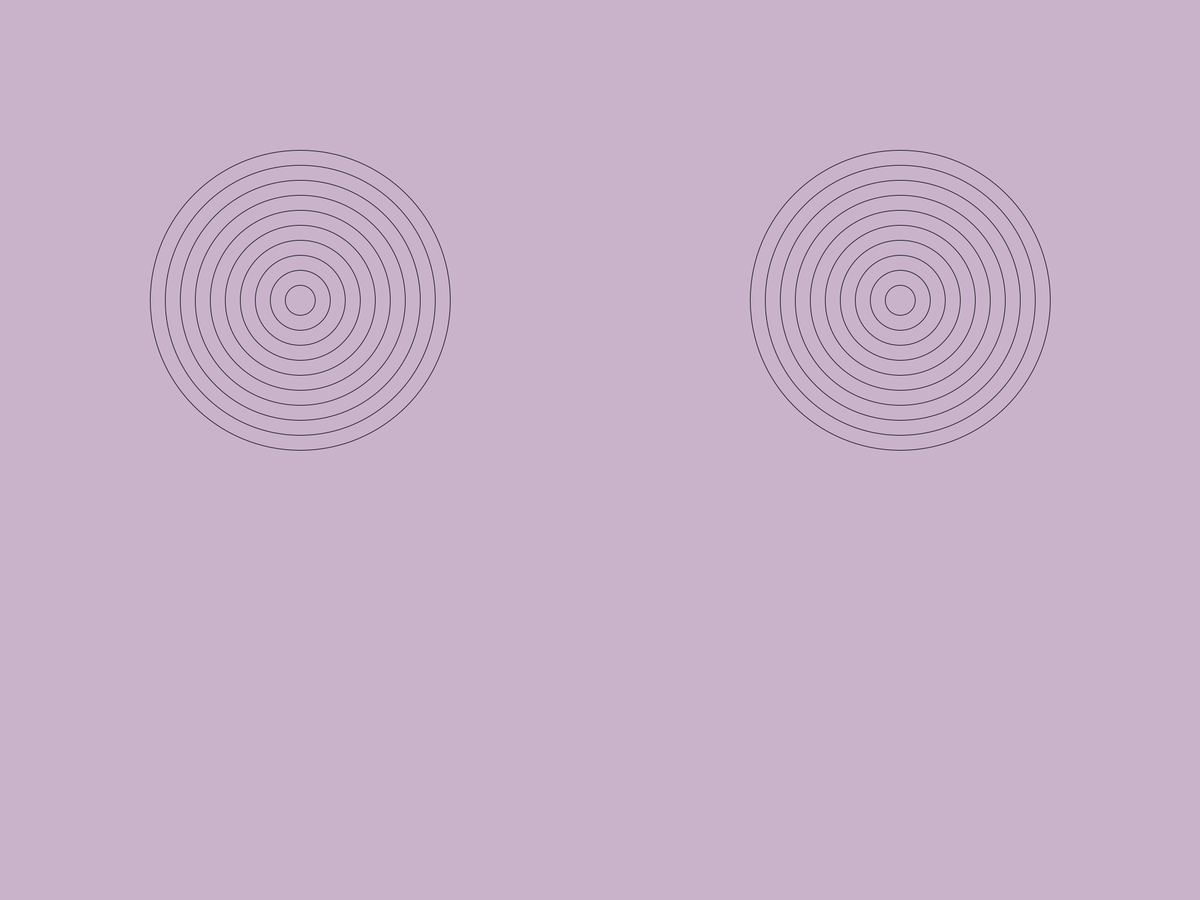
Frame 1 (no input)
Frame 60 (the mouse pressed at the canvas centre just before this capture): identical to frame 1, image omitted
Frame 120 (the mouse held since frame 60 and released just before this capture): identical to frame 1, image omitted

The Processing sketch that drew this single still picture (run headless with seeded random() and noise(); from frame 60 on, the mouse is pressed at the canvas centre):

// Processing sketch: circleRing
// ── circleRing.pde
int x1=500;
int x2=1500;
void setup(){
  size (2000,1500);
  background(200,179,203);
}
void draw(){
  println(x2);
   background(200,179,203);
  for (int i=500; i >=0; i-=50) {
      noFill();
    ellipse(x1, 500, i, i);
  }
  for (int i=500; i >=0; i-=50) {
      noFill();
    ellipse(x2, 500, i, i);
  }
     
      if (x1<1500){
        x1+=50;
      }
      if (x2>500){
        x2-=50;
      }

}
